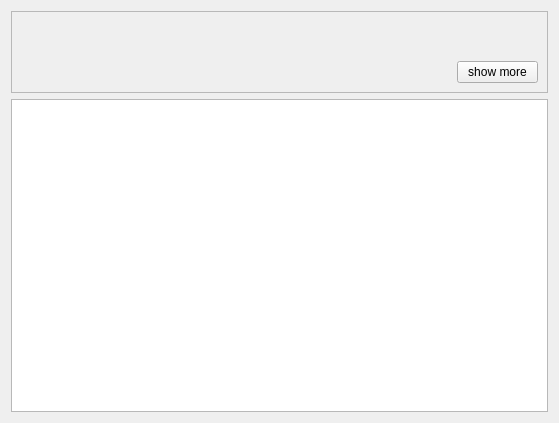
<?xml version="1.0" encoding="UTF-8"?>
<ui version="4.0">
 <class>card</class>
 <widget class="QWidget" name="card">
  <property name="geometry">
   <rect>
    <x>0</x>
    <y>0</y>
    <width>559</width>
    <height>423</height>
   </rect>
  </property>
  <property name="windowTitle">
   <string>Form</string>
  </property>
  <layout class="QVBoxLayout" name="verticalLayout">
   <item>
    <widget class="QFrame" name="frame">
     <property name="frameShape">
      <enum>QFrame::Shape::StyledPanel</enum>
     </property>
     <property name="frameShadow">
      <enum>QFrame::Shadow::Raised</enum>
     </property>
     <layout class="QGridLayout" name="gridLayout">
      <item row="1" column="5">
       <widget class="QLabel" name="put_sold">
        <property name="text">
         <string/>
        </property>
       </widget>
      </item>
      <item row="1" column="1">
       <widget class="QLabel" name="booked_label">
        <property name="text">
         <string/>
        </property>
       </widget>
      </item>
      <item row="1" column="3">
       <widget class="QLabel" name="call_sold">
        <property name="text">
         <string/>
        </property>
       </widget>
      </item>
      <item row="1" column="4">
       <widget class="QLabel" name="call_buy">
        <property name="text">
         <string/>
        </property>
       </widget>
      </item>
      <item row="1" column="2">
       <widget class="QLabel" name="net_lable">
        <property name="text">
         <string/>
        </property>
       </widget>
      </item>
      <item row="0" column="0">
       <widget class="QLabel" name="broker_label">
        <property name="text">
         <string/>
        </property>
       </widget>
      </item>
      <item row="0" column="2">
       <widget class="QLabel" name="symbol_label">
        <property name="text">
         <string/>
        </property>
       </widget>
      </item>
      <item row="1" column="0">
       <widget class="QLabel" name="value_label">
        <property name="text">
         <string/>
        </property>
       </widget>
      </item>
      <item row="0" column="1">
       <widget class="QLabel" name="strategy_label">
        <property name="text">
         <string/>
        </property>
       </widget>
      </item>
      <item row="0" column="4">
       <widget class="QLabel" name="margin_label">
        <property name="text">
         <string/>
        </property>
       </widget>
      </item>
      <item row="0" column="5">
       <widget class="QLabel" name="interst_label">
        <property name="text">
         <string/>
        </property>
       </widget>
      </item>
      <item row="2" column="0">
       <widget class="QLabel" name="put_buy">
        <property name="text">
         <string/>
        </property>
       </widget>
      </item>
      <item row="2" column="1">
       <widget class="QLabel" name="exposure">
        <property name="text">
         <string/>
        </property>
       </widget>
      </item>
      <item row="2" column="5">
       <widget class="QPushButton" name="show_button">
        <property name="text">
         <string>show more</string>
        </property>
       </widget>
      </item>
      <item row="0" column="3">
       <widget class="QLabel" name="expiry_label">
        <property name="text">
         <string/>
        </property>
       </widget>
      </item>
     </layout>
    </widget>
   </item>
   <item>
    <widget class="QTableView" name="tableView"/>
   </item>
  </layout>
 </widget>
 <resources/>
 <connections>
  <connection>
   <sender>show_button</sender>
   <signal>clicked()</signal>
   <receiver>tableView</receiver>
   <slot>show()</slot>
   <hints>
    <hint type="sourcelabel">
     <x>508</x>
     <y>94</y>
    </hint>
    <hint type="destinationlabel">
     <x>489</x>
     <y>241</y>
    </hint>
   </hints>
  </connection>
 </connections>
</ui>
